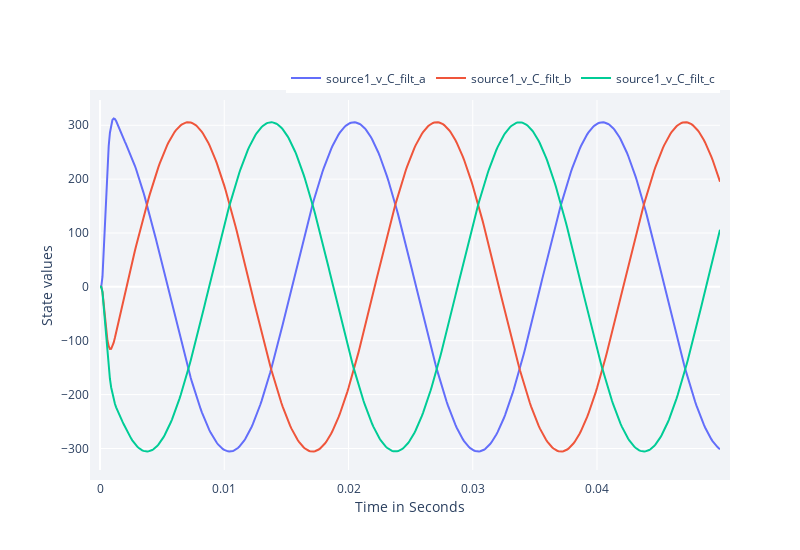

The notebook cell this image was saved under:
### Markdown cell above
## AC grid example
To run an AC grid where the source creates a sinusoidal voltage with the frequency of `env.nc.parameters["grid"]["f_grid"]` just the control mode has to be changed from `Step` to `Swing`.

### Code cell
CM = [0. 1.
    -1. 0.]


parameters = Dict{Any, Any}(
        "source" => Any[
                        Dict{Any, Any}("pwr" => S_source, "control_type" => "classic", "mode" => "Swing", "fltr" => "LC", "i_limit" => 1e4, "v_limit" => 1e4,),
                        ],
        "load"   => Any[
                        Dict{Any, Any}("impedance" => "R", "R" => R_load)
                        ],
        "cable"   => Any[
                        Dict{Any, Any}("R" => 1e-3, "L" => 1e-4, "C" => 1e-4),
                        ],
        "grid" => Dict{Any, Any}("fs"=>1e4, "phase"=>3, "v_rms"=>230, "f_grid" => 50, "ramp_end"=>0.0)
    )

env = ElectricGridEnv(CM = CM, parameters = parameters)

states_to_plot = ["source1_v_C_filt_a", "source1_v_C_filt_b", "source1_v_C_filt_c"]
action_to_plot = ["source1_u_a"]

hook = DataHook(collect_state_ids = states_to_plot)

Controller = SetupAgents(env)
Simulate(Controller, env, hook=hook)

RenderHookResults(hook = hook,
                  states_to_plot  = states_to_plot)

### Figure 1 — Plotly figure (JSON) as saved in the notebook; plotly's stock layout.template omitted (floating-point values rounded to 4 significant figures; data arrays with more than 128 entries replaced by an {"elided": "..."} marker saying what was removed)
{"data": [{"mode": "lines", "name": "source1_v_C_filt_a", "type": "scatter", "x": {"elided": "500 float values"}, "y": {"elided": "500 float values"}}, {"mode": "lines", "name": "source1_v_C_filt_b", "type": "scatter", "x": {"elided": "500 float values"}, "y": {"elided": "500 float values"}}, {"mode": "lines", "name": "source1_v_C_filt_c", "type": "scatter", "x": {"elided": "500 float values"}, "y": {"elided": "500 float values"}}], "layout": {"height": 550, "legend": {"orientation": "h", "x": 1, "xanchor": "right", "y": 1.02, "yanchor": "bottom"}, "margin": {"b": 80, "l": 100, "pad": 10, "r": 80, "t": 100}, "plot_bgcolor": "#f1f3f7", "width": 800, "xaxis": {"title": {"text": "Time in Seconds"}}, "yaxis": {"title": {"text": "State values"}}, "yaxis2": {"overlaying": "y", "side": "right", "title": "Action values", "titlefont": {"color": "orange"}}}}
